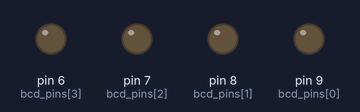
Simulated run of this program. Board: Arduino Mega 2560, built with avr-gcc and run on an emulated ATmega2560. On the bench: output pins drawn as LEDs (lit = HIGH).

Above: at 0.2 s.
At 1.2 s:
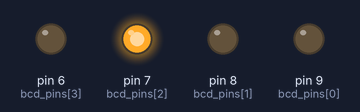
At 1.7 s:
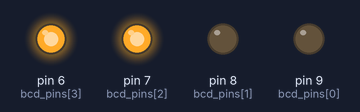
At 2.7 s:
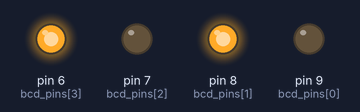
At 4.2 s:
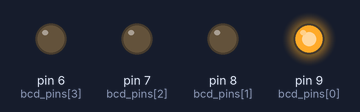
At 5.7 s:
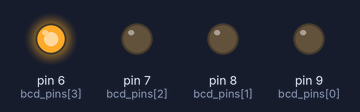
Timing chart, 0 to 6.5 s (numbered marks = the images above):
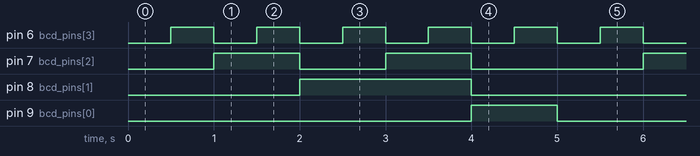

The program:

main.cpp
```cpp
#include <Arduino.h>

int bcd_pins[4] = {9, 8, 7, 6};

void display_number(int num) {
  int values[] = {0, 0, 0, 0};

  switch (num) {
    case 0:
      values[0] = 0;
      values[1] = 0;
      values[2] = 0;
      values[3] = 0;
      break;
    case 1:
      values[0] = 0;
      values[1] = 0;
      values[2] = 0;
      values[3] = 1;
      break;
    case 2:
      values[0] = 0;
      values[1] = 0;
      values[2] = 1;
      values[3] = 0;
      break;
    case 3:
      values[0] = 0;
      values[1] = 0;
      values[2] = 1;
      values[3] = 1;
      break;
    case 4:
      values[0] = 0;
      values[1] = 1;
      values[2] = 0;
      values[3] = 0;
      break;
    case 5:
      values[0] = 0;
      values[1] = 1;
      values[2] = 0;
      values[3] = 1;
      break;
    case 6:
      values[0] = 0;
      values[1] = 1;
      values[2] = 1;
      values[3] = 0;
      break;
    case 7:
      values[0] = 0;
      values[1] = 1;
      values[2] = 1;
      values[3] = 1;
      break;
    case 8:
      values[0] = 1;
      values[1] = 0;
      values[2] = 0;
      values[3] = 0;
      break;
    case 9:
      values[0] = 1;
      values[1] = 0;
      values[2] = 0;
      values[3] = 1;
      break;
  }

  for (int i = 0; i < 4; i++)
  {
    digitalWrite(bcd_pins[i], values[i]);
  }
}

void setup() {
  for (int i = 0; i < 4; i++)
  {
    pinMode(bcd_pins[i], OUTPUT);
  }
  Serial.begin(9600);
}

void loop() {
  for (int i = 0; i < 10; i++)
  {
    display_number(i);
    delay(500);
  }
}
```

Measured:
- by itself, pin 6 (bcd_pins[3]): alternates HIGH for 0.50 s and LOW for 0.50 s
- by itself, pin 7 (bcd_pins[2]): repeats every 5.0 s: LOW 1.0 s, HIGH 1.0 s, LOW 2.0 s, HIGH 1.0 s
- by itself, pin 8 (bcd_pins[1]): alternates HIGH for 2.0 s and LOW for 3.0 s
- by itself, pin 9 (bcd_pins[0]): alternates HIGH for 1.0 s and LOW for 4.0 s
